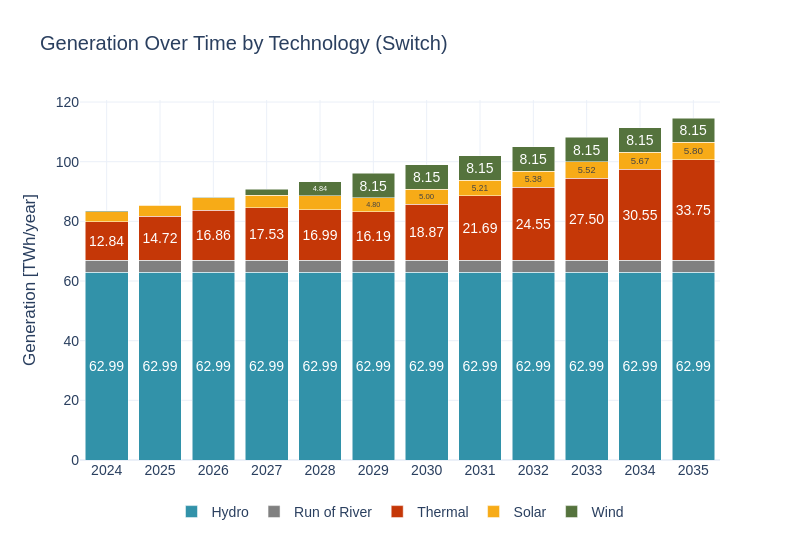

The notebook cell this image was saved under:
### Code cell
# Transform data
sce_sw = pd.read_csv(model_outputs_path+'/dispatch.csv')
sce_sw['year'] = sce_sw['timestamp'].str[:4]
sce_sw['Energy_TWh_typical_yr'] = sce_sw['Energy_GWh_typical_yr'] / 1000
sce_sw.rename(columns={'gen_tech': 'Tech'}, inplace=True)
sce_sw = sce_sw[sce_sw['timestamp'].str.contains('^'+str(years[0])) == False]
# Plot
sw.scenarios.dispatched_generation(sce_sw, 'Generation', 'TWh', 'year', 'Energy_TWh_typical_yr', 'Tech', scenario_name, 'Switch', 4.6)
#sce_sw = sce_sw[['generation_project','year','Energy_TWh_typical_yr','Tech']]
#sce_sw.to_csv('./9_switch.csv')

### Figure 1 — Plotly figure (JSON) as saved in the notebook; plotly's stock layout.template omitted (floating-point values rounded to 4 significant figures)
{"data": [{"alignmentgroup": "True", "hovertemplate": "Tech=Hydro<br>Year=%{x}<br>Dispatched Generation (MW)=%{y}<br>text=%{text}<extra></extra>", "insidetextanchor": "middle", "legendgroup": "Hydro", "marker": {"color": "#3292A9", "pattern": {"shape": ""}}, "name": "Hydro", "offsetgroup": "Hydro", "orientation": "v", "showlegend": true, "text": ["62.99", "62.99", "62.99", "62.99", "62.99", "62.99", "62.99", "62.99", "62.99", "62.99", "62.99", "62.99"], "textangle": 0, "textposition": "inside", "texttemplate": "%{text}", "type": "bar", "x": ["2024", "2025", "2026", "2027", "2028", "2029", "2030", "2031", "2032", "2033", "2034", "2035"], "xaxis": "x", "y": [62.99, 62.99, 62.99, 62.99, 62.99, 62.99, 62.99, 62.99, 62.99, 62.99, 62.99, 62.99], "yaxis": "y"}, {"alignmentgroup": "True", "hovertemplate": "Tech=Run of River<br>Year=%{x}<br>Dispatched Generation (MW)=%{y}<br>text=%{text}<extra></extra>", "insidetextanchor": "middle", "legendgroup": "Run of River", "marker": {"color": "#808080", "pattern": {"shape": ""}}, "name": "Run of River", "offsetgroup": "Run of River", "orientation": "v", "showlegend": true, "text": ["", "", "", "", "", "", "", "", "", "", "", ""], "textangle": 0, "textposition": "inside", "texttemplate": "%{text}", "type": "bar", "x": ["2024", "2025", "2026", "2027", "2028", "2029", "2030", "2031", "2032", "2033", "2034", "2035"], "xaxis": "x", "y": [3.965, 3.965, 3.965, 3.965, 3.965, 3.965, 3.965, 3.965, 3.965, 3.965, 3.965, 3.965], "yaxis": "y"}, {"alignmentgroup": "True", "hovertemplate": "Tech=Thermal<br>Year=%{x}<br>Dispatched Generation (MW)=%{y}<br>text=%{text}<extra></extra>", "insidetextanchor": "middle", "legendgroup": "Thermal", "marker": {"color": "#C53707", "pattern": {"shape": ""}}, "name": "Thermal", "offsetgroup": "Thermal", "orientation": "v", "showlegend": true, "text": ["12.84", "14.72", "16.86", "17.53", "16.99", "16.19", "18.87", "21.69", "24.55", "27.50", "30.55", "33.75"], "textangle": 0, "textposition": "inside", "texttemplate": "%{text}", "type": "bar", "x": ["2024", "2025", "2026", "2027", "2028", "2029", "2030", "2031", "2032", "2033", "2034", "2035"], "xaxis": "x", "y": [12.84, 14.72, 16.86, 17.53, 16.99, 16.19, 18.87, 21.69, 24.55, 27.5, 30.55, 33.75], "yaxis": "y"}, {"alignmentgroup": "True", "hovertemplate": "Tech=Solar<br>Year=%{x}<br>Dispatched Generation (MW)=%{y}<br>text=%{text}<extra></extra>", "insidetextanchor": "middle", "legendgroup": "Solar", "marker": {"color": "#F7AB17", "pattern": {"shape": ""}}, "name": "Solar", "offsetgroup": "Solar", "orientation": "v", "showlegend": true, "text": ["", "", "", "", "", "4.80", "5.00", "5.21", "5.38", "5.52", "5.67", "5.80"], "textangle": 0, "textposition": "inside", "texttemplate": "%{text}", "type": "bar", "x": ["2024", "2025", "2026", "2027", "2028", "2029", "2030", "2031", "2032", "2033", "2034", "2035"], "xaxis": "x", "y": [3.485, 3.691, 4.093, 4.332, 4.571, 4.801, 5.004, 5.207, 5.377, 5.525, 5.674, 5.801], "yaxis": "y"}, {"alignmentgroup": "True", "hovertemplate": "Tech=Wind<br>Year=%{x}<br>Dispatched Generation (MW)=%{y}<br>text=%{text}<extra></extra>", "insidetextanchor": "middle", "legendgroup": "Wind", "marker": {"color": "#55733D", "pattern": {"shape": ""}}, "name": "Wind", "offsetgroup": "Wind", "orientation": "v", "showlegend": true, "text": ["", "", "", "", "4.84", "8.15", "8.15", "8.15", "8.15", "8.15", "8.15", "8.15"], "textangle": 0, "textposition": "inside", "texttemplate": "%{text}", "type": "bar", "x": ["2024", "2025", "2026", "2027", "2028", "2029", "2030", "2031", "2032", "2033", "2034", "2035"], "xaxis": "x", "y": [0.2143, 0.2143, 0.2143, 1.912, 4.843, 8.149, 8.149, 8.149, 8.149, 8.149, 8.149, 8.149], "yaxis": "y"}], "layout": {"barmode": "stack", "font": {"family": "Arial", "size": 14}, "height": 540, "legend": {"orientation": "h", "title": {}, "tracegroupgap": 0, "x": 0.5, "xanchor": "center", "y": -0.1}, "title": {"text": "Generation Over Time by Technology (Switch)"}, "width": 800, "xaxis": {"anchor": "y", "domain": [0, 1], "showgrid": true, "tickangle": 0, "tickfont": {"family": "Arial", "size": 14}, "tickvals": ["2024", "2025", "2026", "2027", "2028", "2029", "2030", "2031", "2032", "2033", "2034", "2035"], "title": {"text": ""}}, "yaxis": {"anchor": "x", "domain": [0, 1], "title": {"text": "Generation [TWh/year]"}}}}
